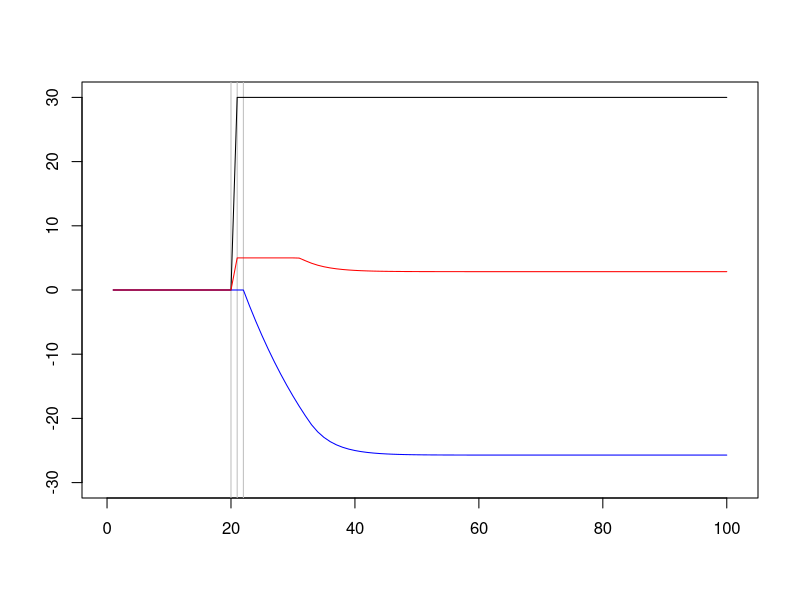

Here is the R script that generated this plot:
## ---- chunk 1
F_xI_pt <- function(x_pt, var_u, var_p, Gt) {
  
  wx_pt <- (var_u/(var_u+var_p)) * x_pt
  wGt   <- (var_p/(var_u+var_p)) * Gt
  
  return(w_xpt + w_Gt)
  
}
## ---- chunk 2
F_xI_vt <- function(x_vt, var_u, var_v, var_p, Gt) {
  
  Wx_vt <- (var_u/(var_u+var_v)) * x_vt
  WGt   <- (var_p/(var_u+var_v)) * Gt
  
  return(Wx_vt + WGt)
  
}
## ---- chunk 3
F_xper_pt <- function(xI_pt, beta_p) {
  
  return(xI_pt + beta_p)
  
}
## ---- chunk 4
F_xper_vt <- function(xI_vt, beta_v) {
  
  return(xI_vt + beta_v)
  
}
## ---- chunk 5
F_beta_pt <- function(eta_p, xI_vt, xI_pt, beta_psat) {
  
  return( min(eta_p*(xI_vt - xI_pt), beta_psat) )
  
}

F_beta_vt <- function(eta_v, xI_vt, xI_pt, beta_vsat) {
  
  return( min(eta_v*(xI_vt - xI_pt), beta_vsat) )
  
}
## ---- chunk 6
F_PropError <- function(G_t, xper_pt) {
  
  return(G_t - xper_pt)
  
}
## ---- chunk 7
F_x_pt1 <- function(x_pt, K, G_t, xper_pt) {
  
  return(x_pt + (K*(G_t - xper_pt)))
  
}
## ---- chunk 8
F_xUB_p <- function(beta_p, var_u, var_p) {
  
  return( (-beta_p(var_u + var_p))/var_u )
  
}
## ---- chunk 9
PReMo_model <- function(parfree, parset, schedule) {
  
  # we want all the parameters in 1 vector:
  p <- c(parfree, parset)
  
  # so that we can read them out as variables here:
  var_u     <- p['var_u']
  var_p     <- p['var_p']
  var_v     <- p['var_v']
  eta_p     <- p['eta_p']
  eta_v     <- p['eta_v']
  beta_psat <- p['beta_psat']
  beta_vsat <- p['beta_vsat']
  K         <- p['K']
  
  # initialize the state:
  x_pt    <- 0
  x_vt    <- 0
  beta_pt <- 0
  beta_vt <- 0
  Gt      <- 0 # this will be kept 0, could increase for explicit re-aiming
  
  # empty vectors:
  reach <- c()
  prop  <- c()
  
  for (trial in c(1:length(schedule))) {
    
    # Marius' added line:
    x_vt <- x_pt + schedule[trial]
    
    # Eq. 1
    # integrated proprioceptive position:
    xI_pt <- ( (var_u/(var_u+var_p)) * x_pt ) + ( (var_p/(var_u+var_p)) * Gt )

    # Eq. 2
    # integrated visual position:
    xI_vt <-  ( (var_u/(var_u+var_v)) * x_vt ) + ( (var_p/(var_u+var_v)) * Gt )
    
    # Eq. 3
    # perceived proprioceptive position:
    xper_pt <- xI_pt + beta_pt
    
    # Eq. 4
    # perceived visual position:
    xper_vt <- xI_vt + beta_vt
    
    # Eq. 5
    # reported proprioceptive shift:
    beta_pt <- min(eta_p*(xI_vt - xI_pt), beta_psat)
    
    # Eq. 6
    # reported visual shift:
    beta_vt <- min(eta_p*(xI_vt - xI_pt), beta_vsat)
    

    # store stuff in vectors:
    reach <- c(reach, x_pt)
    prop  <- c(prop,  beta_pt)
    
    
    # Eq. 8 (and 7)
    # reach direction on next trial:
    x_pt <- x_pt + (K*(Gt - xper_pt))

    
  }
  
  return(data.frame(reach, prop))

}

## ---- chunk 10
  
setpar <- c('var_u' = 1,
            'var_p' = 8,
            'var_v' = 0.5,
            'beta_psat' = 5,
            'beta_vsat' = 1)
  
freepar <- c('K' = 0.50,
             'eta_p' = 0.50,
             'eta_v' = 0.50)

schedule <- c(rep(0,20),rep(30,80))

behavior <- PReMo_model(freepar, setpar, schedule)

plot(-1000,-1000,main='',xlab='',ylab='',xlim=c(0,101), ylim=c(-30,30))
for (trial in c(20,21,22)) {lines(c(trial,trial),c(-35,35),col='gray')}
lines(schedule, col='black')
lines(behavior$reach, col='blue')
lines(behavior$prop, col='red')
